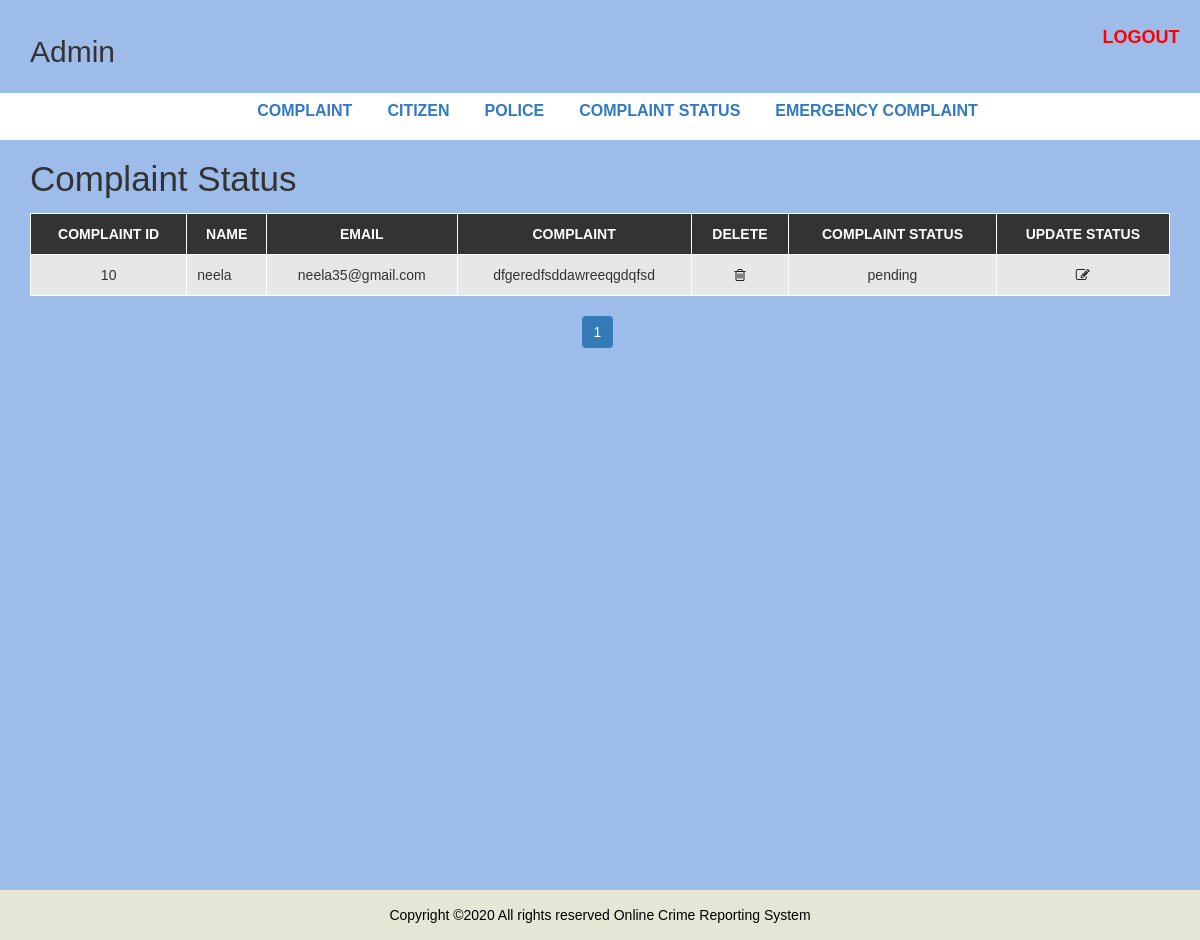
The page /admin/adminDashboard/complaintStatus.php (signed in) on the database its author committed.
### tables this page shows
CREATE TABLE `complaint_status` (
  `complaint_id` int(10) NOT NULL,
  `name` varchar(255) NOT NULL,
  `email` varchar(255) NOT NULL,
  `complaint` text NOT NULL,
  `complaint_status` varchar(100) NOT NULL
);

### admin/adminDashboard/complaintStatus.php (the view, shortened to what this page needs)
<?php include "header.php"; ?>
  <div id="admin-content">
      <div class="container">
          <div class="row">
              <div class="col-md-12">
                  <h1 class="admin-heading">Complaint Status</h1>
              </div>
              <div class="col-md-12">
<?php
  include'config.php';
  $limit=5;
  if(isset($_GET['page'])){
    $page_number=$_GET['page'];
  }
  else{
    $page_number=1;
  }
  $offset=($page_number-1)*$limit;
  $query="SELECT *FROM complaint_status ORDER BY complaint_id ASC LIMIT {$offset},{$limit}";
  $result=mysqli_query($conn,$query) or die("query failed");
  $count=mysqli_num_rows($result);
  if($count>0){
   ?>
                  <table class="content-table">
                      <thead>
                          <th>Complaint ID</th>
                          <th>Name</th>
                          <th>Email</th>
                          <th>Complaint</th>
                          <th>Delete</th>
                          <th>Complaint status</th>
                          <th>Update Status</th>
                      </thead>
                      <tbody>
<?php
  while($row=mysqli_fetch_assoc($result)){
?>
                          <tr>
                              <td><?php echo  $row['complaint_id']; ?></td>
                              <td><?php echo  $row['name']; ?></td>
                              <td><?php echo  $row['email']; ?></td>
                              <td><?php echo  $row['complaint']; ?></td>
                              <td class='delete'><a onclick="return confirm(
                              'Are you sure want to delete?')" href='delete_complaint_status.php?id=<?php echo  $row['complaint_id']; ?>'><i class='fa fa-trash-o'></i></a></td>
                              <td><?php echo  $row['complaint_status']; ?></td>
                               <td class='edit'><a href='update_status.php?id=<?php echo  $row['complaint_id']; ?>'><i class='fa fa-edit'></i></a></td>
                          </tr>
<?php  } ?>
                      </tbody>
<?php  } ?>
                  </table>
<?php
$query1="SELECT *FROM complaint_status";
$result1=mysqli_query($conn,$query1) OR die("failed");
if(mysqli_num_rows($result1)){
  $total_recoards=mysqli_num_rows($result1);
  $total_page=ceil($total_recoards/$limit);
  echo"<ul class='pagination admin-pagination'>";
  for($i=1; $i<=$total_page; $i++){
    if($i==$page_number){
      $active="active";
    }
    else{
      $active="";
    }
    echo'<li class='.$active.'><a href="complaintStatus.php?page='.$i.'">'.$i.'</a></li>';
  }
  echo"</ul>";
}
 ?>
              </div>
          </div>
      </div>
  </div>
<?php include "footer.php"; ?>

### admin/css/admin_style.css (style rules this page uses)
body { background: #f1f1f1; font-family: sans-serif,arial,Helvetica; }
#admin-content { background-color: #9ebcea; padding: 20px 0; min-height: 750px; }
#admin-content .admin-heading { font-size: 35px; margin: 0 0 15px; }
#admin-content .content-table { border: 1px solid #000; width: 100%; margin: 0 0 20px; }
#admin-content .content-table thead { color: #fff; background-color: #333; }
#admin-content .content-table th { padding: 10px; border: 1px solid #fff; font-weight: 600; text-align: center; text-transform: uppercase; }
#admin-content .content-table tbody { color: #333; }
#admin-content .content-table tbody tr { background-color: #e7e7e7; }
#admin-content .content-table tbody td { padding: 10px; border: 1px solid #fff; text-align: center; }
#admin-content .content-table tbody td:nth-child(2) { text-align: left; }
#admin-content .admin-pagination { margin: 0; }
#admin-content .admin-pagination li a { display: block; }
.id, .edit, .delete { text-align:center; }
.pagination { display: block; text-align: center; margin: 0; }
.pagination li { display:inline-block; margin: 0 5px 0 0; }
.pagination li a { border: none; background: #1e90ff; color: #fff; }
i.fa { color:#222; }

### rows shown on the page
complaint_status: complaint_id "10", name "neela", email "neela35@gmail.com", complaint "dfgeredfsddawreeqgdqfsd", complaint_status "pending"
